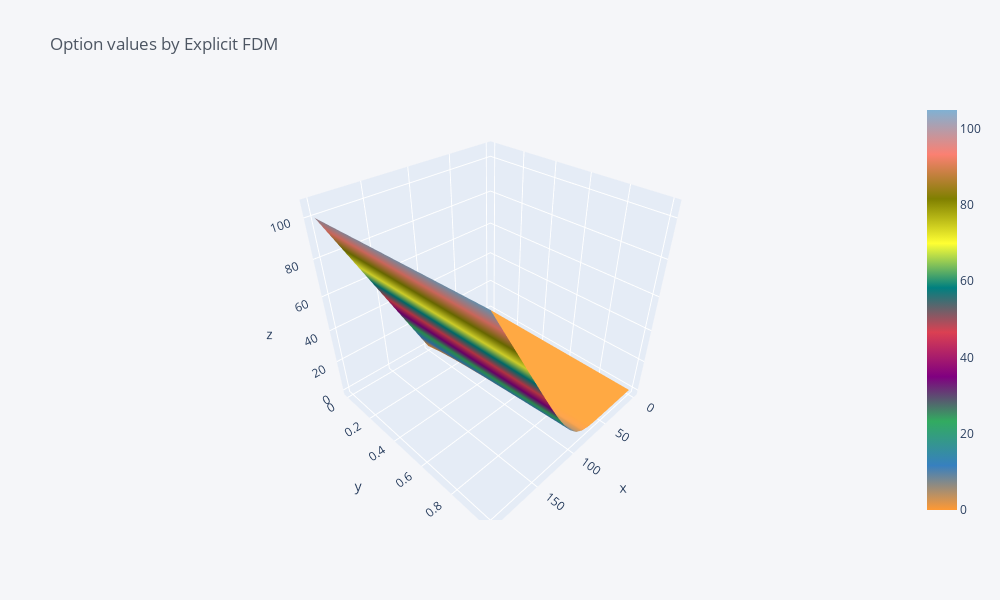

This figure's notebook cell:
### Code cell
# Plot Option Payoff
 # Axis titles are not rendered correctly on the graph. This is a bug in cufflinks
fig = fdm_grid.iplot(kind = 'surface', title='Option values by Explicit FDM',xTitle='Spot', yTitle='Maturiy', zTitle='Option Value', asFigure=True)
fig.show()

### Figure 1 — Plotly figure (JSON) as saved in the notebook; plotly's stock layout.template omitted (floating-point values rounded to 4 significant figures; data arrays with more than 128 entries replaced by an {"elided": "..."} marker saying what was removed)
{"data": [{"colorscale": [[0, "rgb(255, 153, 51)"], [0.1111, "rgb(55, 128, 191)"], [0.2222, "rgb(50, 171, 96)"], [0.3333, "rgb(128, 0, 128)"], [0.4444, "rgb(219, 64, 82)"], [0.5556, "rgb(0, 128, 128)"], [0.6667, "rgb(255, 255, 51)"], [0.7778, "rgb(128, 128, 0)"], [0.8889, "rgb(251, 128, 114)"], [1, "rgb(128, 177, 211)"]], "type": "surface", "x": [0, 10, 20, 30, 40, 50, 60, 70, 80, 90, 100, 110, 120, 130, 140, 150, 160, 170, 180, 190, 200], "y": [0, 0.06, 0.11, 0.17, 0.22, 0.28, 0.33, 0.39, 0.44, 0.5, 0.56, 0.61, 0.67, 0.72, 0.78, 0.83, 0.89, 0.94, 1], "z": {"elided": "19x21 float values"}}], "layout": {"height": 600, "legend": {"bgcolor": "#F5F6F9", "font": {"color": "#4D5663"}}, "paper_bgcolor": "#F5F6F9", "plot_bgcolor": "#F5F6F9", "title": {"font": {"color": "#4D5663"}, "text": "Option values by Explicit FDM"}, "width": 1000, "xaxis": {"gridcolor": "#E1E5ED", "showgrid": true, "tickfont": {"color": "#4D5663"}, "title": {"font": {"color": "#4D5663"}, "text": "Spot"}, "zerolinecolor": "#E1E5ED"}, "yaxis": {"gridcolor": "#E1E5ED", "showgrid": true, "tickfont": {"color": "#4D5663"}, "title": {"font": {"color": "#4D5663"}, "text": "Maturiy"}, "zerolinecolor": "#E1E5ED"}}}
